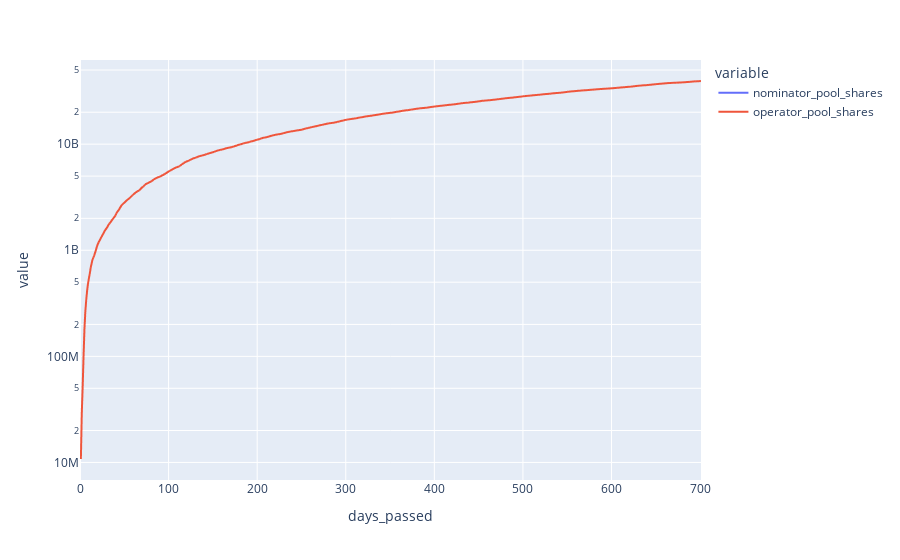

This figure's notebook cell:
### Code cell
px.line(sim_df, x='days_passed', 
        y=[el for el in sim_df.columns if "shares" in el],
        log_y=True)

### Figure 1 — Plotly figure (JSON) as saved in the notebook; plotly's stock layout.template omitted (floating-point values rounded to 4 significant figures; data arrays with more than 128 entries replaced by an {"elided": "..."} marker saying what was removed)
{"data": [{"hovertemplate": "variable=nominator_pool_shares<br>days_passed=%{x}<br>value=%{y}<extra></extra>", "legendgroup": "nominator_pool_shares", "line": {"color": "#636efa", "dash": "solid"}, "marker": {"symbol": "circle"}, "mode": "lines", "name": "nominator_pool_shares", "showlegend": true, "type": "scattergl", "x": {"elided": "702 int values"}, "xaxis": "x", "y": {"elided": "702 int values"}, "yaxis": "y"}, {"hovertemplate": "variable=operator_pool_shares<br>days_passed=%{x}<br>value=%{y}<extra></extra>", "legendgroup": "operator_pool_shares", "line": {"color": "#EF553B", "dash": "solid"}, "marker": {"symbol": "circle"}, "mode": "lines", "name": "operator_pool_shares", "showlegend": true, "type": "scattergl", "x": {"elided": "702 int values"}, "xaxis": "x", "y": {"elided": "702 float values"}, "yaxis": "y"}], "layout": {"legend": {"title": {"text": "variable"}, "tracegroupgap": 0}, "margin": {"t": 60}, "xaxis": {"anchor": "y", "domain": [0, 1], "title": {"text": "days_passed"}}, "yaxis": {"anchor": "x", "domain": [0, 1], "title": {"text": "value"}, "type": "log"}}}
